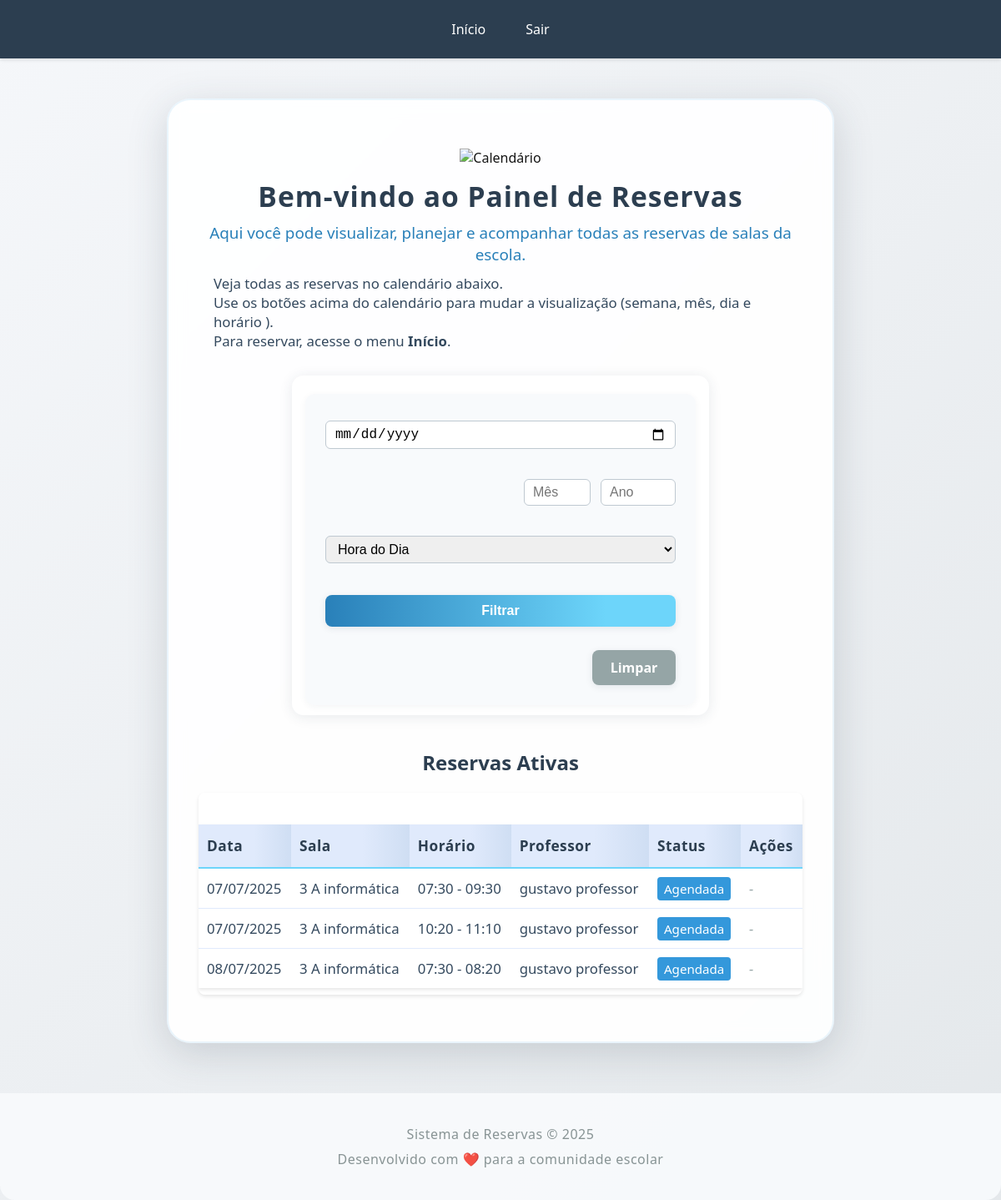
The app's page /todas_reservas (signed in) with its own data.
### models.py (models this page shows, shortened)
class Reserva(db.Model):
    id = db.Column(db.Integer, primary_key=True)
    professor_id = db.Column(db.Integer, db.ForeignKey('usuario.id'), nullable=False)
    sala_id = db.Column(db.Integer, db.ForeignKey('sala.id'), nullable=False)
    data = db.Column(db.Date, nullable=False)
    horario_inicio = db.Column(db.Time, nullable=False)
    horario_fim = db.Column(db.Time, nullable=False)
    data_criacao = db.Column(db.DateTime, default=datetime.now)

class Sala(db.Model):
    id = db.Column(db.Integer, primary_key=True)
    nome = db.Column(db.String(100), nullable=False)
    capacidade = db.Column(db.Integer, nullable=False)
    reservas = db.relationship('Reserva', backref='sala', lazy=True)

class Usuario(db.Model, UserMixin):
    id = db.Column(db.Integer, primary_key=True)
    nome = db.Column(db.String(100), nullable=False)
    email = db.Column(db.String(100), unique=True, nullable=False)
    senha = db.Column(db.String(100), nullable=False)
    is_admin = db.Column(db.Boolean, default=False)
    reservas = db.relationship('Reserva', backref='professor', lazy=True)

### app.py (the view)
@app.route('/todas_reservas')
@login_required
def todas_reservas():
    salas = Sala.query.all()
    agora = datetime.now()
    data_atual = agora.date()
    hora_atual = agora.time()
    dia = request.args.get('dia')
    mes = request.args.get('mes')
    ano = request.args.get('ano')
    hora = request.args.get('hora')
    reservas_query = Reserva.query
    if dia:
        try:
            data_filtro = datetime.strptime(dia, '%Y-%m-%d').date()
            reservas_query = reservas_query.filter(Reserva.data == data_filtro)
        except Exception:
            pass
    if mes:
        try:
            mes = int(mes)
            reservas_query = reservas_query.filter(db.extract('month', Reserva.data) == mes)
        except Exception:
            pass
    if ano:
        try:
            ano = int(ano)
            reservas_query = reservas_query.filter(db.extract('year', Reserva.data) == ano)
        except Exception:
            pass
    if hora == 'manha':
        reservas_query = reservas_query.filter(Reserva.horario_inicio < time(12,0))
    elif hora == 'tarde':
        reservas_query = reservas_query.filter(Reserva.horario_inicio >= time(12,0))
    reservas_ativas = reservas_query.filter(
        (Reserva.data > data_atual) |
        ((Reserva.data == data_atual) & (Reserva.horario_fim > hora_atual))
    ).order_by(Reserva.data.asc(), Reserva.horario_inicio.asc()).all()
    return render_template('todas_reservas.html',
        reservas=reservas_ativas,
        salas=salas,
        data_atual=data_atual,
        hora_atual=hora_atual)

### app.py (called while the page is built)
@app.context_processor
def inject_now():
    return {'now': datetime.now}

@login_manager.user_loader
def load_user(user_id):
    return Usuario.query.get(int(user_id))

### templates/todas_reservas.html (shortened to what this page needs)
{% extends "base.html" %}
{% set hide_login_button = True %}
{% block content %}
<div class="container">
    <div style="text-align:center; margin-bottom: 30px; margin-top: 10px;">
        <img src="https://cdn-icons-png.flaticon.com/512/2922/2922510.png" alt="Calendário" width="100" style="opacity:0.92; margin-bottom: 12px;"/>
        <h1 style="color:#2c3e50; font-size:2.1rem; margin-bottom: 8px; letter-spacing:1px;">Bem-vindo ao Painel de Reservas</h1>
        <div style="font-size:1.18rem; color:#2980b9; margin-bottom: 10px;">Aqui você pode visualizar, planejar e acompanhar todas as reservas de salas da escola.</div>
        <div style="color:#34495e; font-size:1.05rem; margin-bottom: 18px;">
            <ul style="display:inline-block; text-align:left; margin:0 auto; padding-left:18px;">
                <li>Veja todas as reservas no calendário abaixo.</li>
                <li>Use os botões acima do calendário para mudar a visualização (semana, mês, dia e horário ).</li>
                <li>Para reservar, acesse o menu <b>Início</b>.</li>
            </ul>
        </div>
    </div>
    <div class="filtro-card">
        <form method="get" style="display: flex; gap: 12px; flex-wrap: wrap; align-items: center; justify-content: flex-end; margin-bottom: 0;">
            <input type="date" name="dia" value="{{ request.args.get('dia', '') }}" style="padding: 6px 10px; border-radius: 6px; border: 1px solid #bfc9d1;">
            <input type="number" name="mes" min="1" max="12" placeholder="Mês" value="{{ request.args.get('mes', '') }}" style="width: 80px; padding: 6px 10px; border-radius: 6px; border: 1px solid #bfc9d1;">
            <input type="number" name="ano" min="2000" max="2100" placeholder="Ano" value="{{ request.args.get('ano', '') }}" style="width: 90px; padding: 6px 10px; border-radius: 6px; border: 1px solid #bfc9d1;">
            <select name="hora" style="padding: 6px 10px; border-radius: 6px; border: 1px solid #bfc9d1;">
                <option value="">Hora do Dia</option>
            </select>
            <button type="submit" class="btn-primary" style="min-width: 100px;">Filtrar</button>
            <a href="{{ url_for('todas_reservas') }}" class="btn-secondary" style="min-width: 100px; text-align: center;">Limpar</a>
        </form>
    </div>
    <h2 style="margin-top: 40px;">Reservas Ativas</h2>
    <div class="tabela-reservas-wrapper">
        <table class="tabela-reservas">
            <thead>
                <tr>
                    <th>Data</th>
                    <th>Sala</th>
                    <th>Horário</th>
                    <th>Professor</th>
                    <th>Status</th>
                    <th>Ações</th>
                </tr>
            </thead>
            <tbody>
                {% for reserva in reservas %}
                <tr class="linha-animada {% if reserva.professor_id == current_user.id %}minha-reserva{% endif %}">
                    <td>{{ reserva.data.strftime('%d/%m/%Y') }}</td>
                    <td>{{ reserva.sala.nome }}</td>
                    <td>{{ reserva.horario_inicio.strftime('%H:%M') }} - {{ reserva.horario_fim.strftime('%H:%M') }}</td>
                    <td>{{ reserva.professor.nome }}</td>
                    <td>
                        {% if reserva.data == data_atual %}
                            {% if reserva.horario_inicio <= hora_atual and reserva.horario_fim > hora_atual %}
                                <span class="status-em-andamento">Em andamento</span>
                            {% elif reserva.horario_inicio > hora_atual %}
                                <span class="status-agendada">Agendada</span>
                            {% endif %}
                        {% else %}
                            <span class="status-agendada">Agendada</span>
                        {% endif %}
                    </td>
                    <td>
                        {% if reserva.professor_id == current_user.id %}
                            <a href="{{ url_for('cancelar_reserva', reserva_id=reserva.id) }}"
                               class="cancelar-btn"
                               onclick="return confirm('Tem certeza que deseja cancelar esta reserva?')">
                                Cancelar
                            </a>
                        {% else %}
                            <span class="acao-nao-disponivel">-</span>
                        {% endif %}
                    </td>
                </tr>
                {% endfor %}
            </tbody>
        </table>
    </div>
</div>
{% endblock %}

### static/style.css (style rules this page uses)
* { margin: 0; padding: 0; box-sizing: border-box; }
body { font-family: 'Segoe UI', Arial, sans-serif; background: linear-gradient(135deg, #f5f7fa 0%, #e4e8eb 100%); min-height: 100vh; padding: 0; background-attachment: fixed; padding-top: 70px; }
.container { max-width: 800px; margin: 48px auto 32px auto; background: rgba(255,255,255,0.92); border-radius: 28px; box-shadow: 0 12px 48px rgba(44, 62, 80, 0.18); padding: 48px 36px 36px 36px; backdrop-filter: blur(10px); border: 2px solid rgba(52, 152, 219, 0.10); min-height: 700px; }
h1, h2, h3 { color: #2c3e50; margin-bottom: 16px; text-align: center; }
form { margin-bottom: 32px; background: #f8fafc; padding: 24px; border-radius: 12px; box-shadow: 0 2px 8px rgba(44,62,80,0.05); max-width: 100%; }
input, select, button { margin-top: 8px; margin-bottom: 16px; width: 100%; padding: 12px; border-radius: 6px; border: 1px solid #bfc9d1; font-size: 1rem; transition: border 0.2s; }
button { background: linear-gradient(90deg, #2980b9, #6dd5fa 80%); color: #fff; border: none; cursor: pointer; font-weight: bold; font-size: 1.1rem; transition: background 0.2s, transform 0.1s, box-shadow 0.2s; box-shadow: 0 2px 8px rgba(44,62,80,0.10); border-radius: 8px; padding: 12px 0; margin-top: 10px; }
a { color: #2980b9; text-decoration: none; font-weight: 500; transition: color 0.2s; }
ul { list-style: none; padding: 0; }
.tabela-reservas-wrapper { width: 100%; overflow-x: auto; margin: 0 auto 40px auto; background: rgba(255,255,255,0.97); border-radius: 18px; box-shadow: 0 4px 24px rgba(44,62,80,0.10); padding: 18px 0 8px 0; animation: fadeInTabela 1.1s; }
.tabela-reservas { width: 98%; border-collapse: separate; border-spacing: 0; margin: 0 auto; font-size: 1.08rem; background: none; }
.tabela-reservas thead th { position: sticky; top: 0; background: linear-gradient(90deg, #e0eafc 60%, #cfdef3 100%); color: #2c3e50; font-weight: 700; padding: 14px 10px; border-bottom: 2px solid #6dd5fa; z-index: 2; font-size: 1.08rem; letter-spacing: 0.5px; }
.tabela-reservas tbody td { padding: 12px 10px; border-bottom: 1.5px solid #e0eafc; color: #34495e; background: rgba(255,255,255,0.98); font-size: 1.05rem; transition: background 0.2s; }
.tabela-reservas tbody tr.linha-animada { animation: fadeInLinha 0.7s; }
.tabela-reservas tbody tr:last-child td { border-bottom: none; }
.status-agendada { background-color: #3498db; color: white; padding: 4px 8px; border-radius: 4px; font-size: 0.9em; }
.acao-nao-disponivel { color: #95a5a6; font-style: italic; }
.tabela-reservas { width: 100%; border-collapse: collapse; margin-top: 20px; box-shadow: 0 2px 4px rgba(0,0,0,0.1); }
.tabela-reservas th { background-color: #34495e; color: white; padding: 12px; text-align: left; }
.tabela-reservas td { padding: 12px; border-bottom: 1px solid #ecf0f1; }
.tabela-reservas-wrapper { overflow-x: auto; margin: 20px 0; border-radius: 8px; box-shadow: 0 2px 4px rgba(0,0,0,0.1); }
body { min-height: 100vh; background: linear-gradient(135deg, #f5f7fa 0%, #e4e8eb 100%); }
.btn-primary { background: linear-gradient(90deg, #2980b9, #6dd5fa 80%); color: #fff; border: none; cursor: pointer; font-weight: bold; font-size: 1rem; transition: background 0.2s, transform 0.1s, box-shadow 0.2s; box-shadow: 0 2px 8px rgba(44,62,80,0.10); border-radius: 8px; padding: 10px 20px; text-decoration: none; display: inline-block; }
.btn-secondary { background: #95a5a6; color: #fff; border: none; cursor: pointer; font-weight: bold; font-size: 1rem; transition: background 0.2s, transform 0.1s, box-shadow 0.2s; box-shadow: 0 2px 8px rgba(44,62,80,0.10); border-radius: 8px; padding: 10px 20px; text-decoration: none; display: inline-block; }
.filtro-card { background: #fff; border-radius: 14px; box-shadow: 0 2px 16px rgba(44,62,80,0.10); padding: 22px 16px 12px 16px; margin: 0 auto 24px auto; max-width: 500px; display: flex; flex-direction: column; align-items: stretch; }
.filtro-card form { margin-bottom: 0; }

### records on screen
Reserva: data "07/07/2025", sala.nome "3 A informática", horario_inicio "07:30", horario_fim "09:30", professor.nome "gustavo professor", shows "Agendada"
Reserva: data "07/07/2025", sala.nome "3 A informática", horario_inicio "10:20", horario_fim "11:10", professor.nome "gustavo professor", shows "Agendada"
Reserva: data "08/07/2025", sala.nome "3 A informática", horario_inicio "07:30", horario_fim "08:20", professor.nome "gustavo professor", shows "Agendada"
